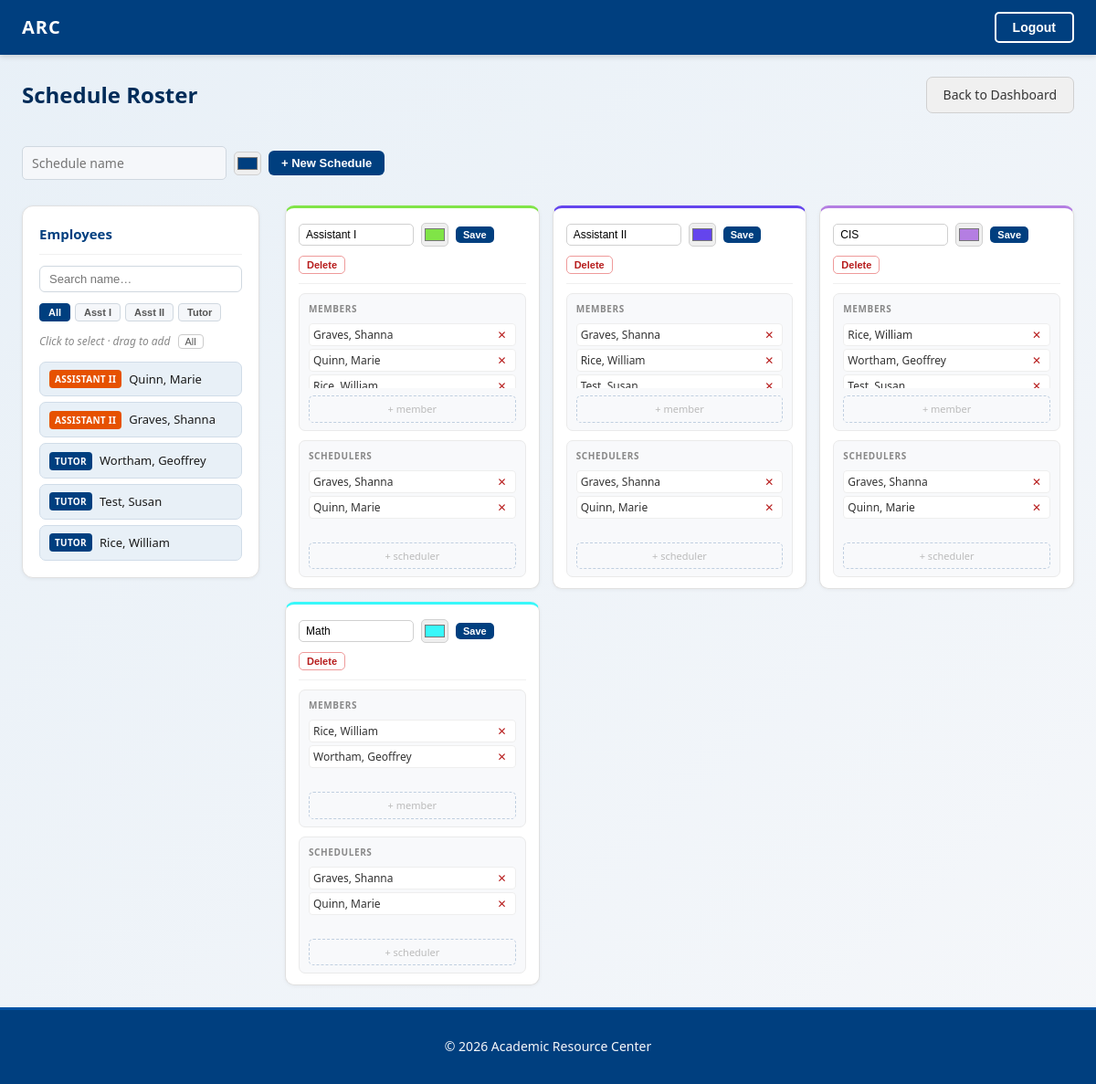
The app's page /roster/ (signed in), older data.
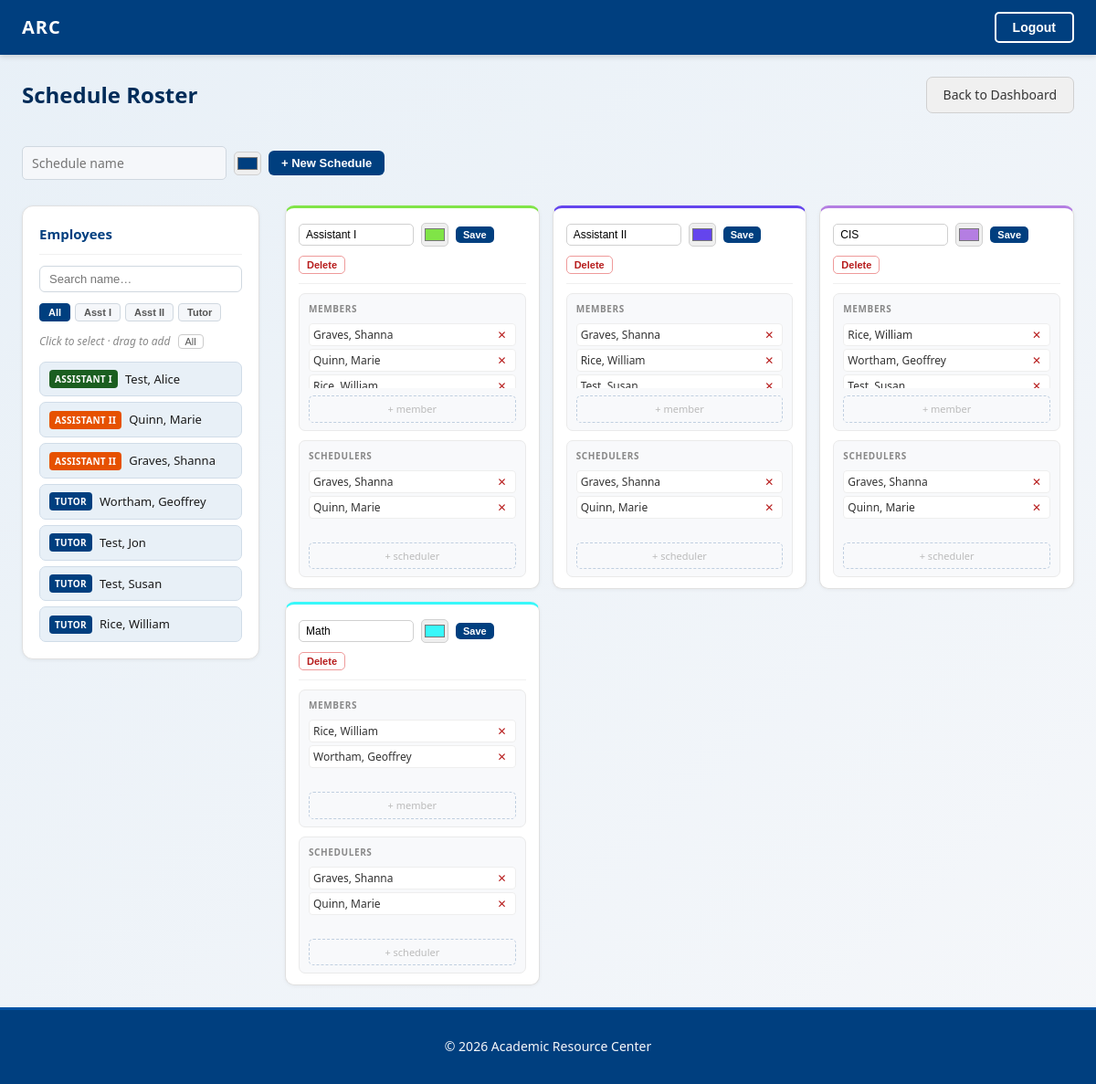
The same page, newer data.
### account/models.py (models this page shows, shortened)
class Employee(AbstractUser):
    class Role(models.TextChoices):
        ASSISTANT_I = 'ASSISTANT_I', 'Assistant I'
        ASSISTANT_II = 'ASSISTANT_II', 'Assistant II'
        TUTOR = 'TUTOR', 'Tutor'
        LIBRARY = 'LIBRARY','Library Staff'
    birth_month = models.PositiveSmallIntegerField(
        null=True, blank=True,
        choices=[(m, calendar.month_name[m]) for m in range(1, 13)],
    )
    birth_day = models.PositiveSmallIntegerField(
        null=True, blank=True,
        validators=[MinValueValidator(1), MaxValueValidator(31)],
    )
    part_time = models.BooleanField(default=True)
    role = models.CharField(
        max_length=20,
        choices=Role.choices,
        default=Role.TUTOR,
    )
    is_admin = models.BooleanField(default=False)
    desired_weekly_hours = models.FloatField(
        null=True, blank=True, validators=[MinValueValidator(0)]
    )
    wants_lunch_break = models.BooleanField(default=False)
    availability_override_until = models.DateField(null=True, blank=True)

### scheduling/models.py (models this page shows, shortened)
class Schedule(models.Model):
    name = models.CharField(max_length=100, unique=True)
    color = models.CharField(max_length=7, default='#003F7F')
    schedulers = models.ManyToManyField(
        settings.AUTH_USER_MODEL,
        blank=True,
        related_name='scheduler_of'
    )
    members = models.ManyToManyField(
        settings.AUTH_USER_MODEL,
        blank=True,
        related_name='member_of'
    )

### account/views.py (the view, shortened to what this page needs)
# urls.py: path('roster/', views.roster, name='roster'),
@login_required
@user_passes_test(_admin_check)
def roster(request):
    from scheduling.models import Schedule
    from scheduling.forms import ScheduleForm
    schedules = Schedule.objects.prefetch_related('members', 'schedulers').order_by('name')
    all_employees = list(
        Employee.objects.filter(is_active=True).annotate(
            role_order=Case(
                When(role='ASSISTANT_I', then=Value(0)),
                When(role='ASSISTANT_II', then=Value(1)),
                When(role='TUTOR', then=Value(2)),
                default=Value(3),
                output_field=IntegerField(),
            )
        ).order_by('role_order', 'first_name')
    )
    return render(request, 'account/roster.html', {
        'schedules': schedules,
        'all_employees': all_employees,
        'schedule_form': ScheduleForm(),
    })

### scheduling/forms.py
class ScheduleForm(forms.ModelForm):
    class Meta:
        model = Schedule
        fields = ['name', 'color']
        widgets = {
            'name': forms.TextInput(attrs={'class': 'form-control', 'placeholder': 'Schedule name'}),
            'color': forms.TextInput(attrs={'type': 'color', 'class': 'roster-color-input'}),
        }

### account/templates/account/roster.html (shortened to what the changed rows need)
{% extends "dashboard/base.html" %}
{% block content %}
<div class="roster-container">
  <div class="roster-page-header">
    <h1>Schedule Roster</h1>
  </div>
  <div class="roster-layout">
    <div class="roster-emp-panel">
      <h2 class="roster-panel-title">Employees</h2>
      <div class="roster-emp-list">
        {% for emp in all_employees %}
        <div class="roster-emp-card"
             draggable="true"
             data-emp-pk="{{ emp.pk }}"
             data-emp-name="{{ emp.last_name }}, {{ emp.first_name }}"
             data-role="{{ emp.role|lower }}">
          <span class="roster-emp-role role-{{ emp.role|lower }}">{{ emp.get_role_display }}</span>
          {{ emp.last_name }}, {{ emp.first_name }}
        </div>
        {% empty %}
        <p class="roster-empty">No active employees.</p>
        {% endfor %}
      </div>
    </div>
    <div class="roster-schedules-panel">
      {% for schedule in schedules %}
      <section class="roster-section" style="border-top: 3px solid {{ schedule.color }};">
        <div class="roster-section-header">
          <form method="post" class="roster-add-form">
            <input type="text" name="name" value="{{ schedule.name }}" class="roster-rename-input">
            <input type="color" name="color" value="{{ schedule.color }}" class="roster-color-input">
            <button type="submit" class="btn btn-add btn-xs">Save</button>
          </form>
          <form method="post" class="inline-form"
                onsubmit="return confirm('Delete {{ schedule.name }}?\n\nThis will permanently delete the schedule AND all shift entries assigned to it.\n\nThis cannot be undone.');">
            <button type="submit" class="btn btn-deactivate btn-xs">Delete</button>
          </form>
        </div>
        <div class="roster-zone">
          <h3 class="roster-zone-title">Members</h3>
          <ul class="roster-member-list"
              id="members-{{ schedule.pk }}"
              data-schedule-pk="{{ schedule.pk }}"
              data-action="add_member"
              data-remove-action="remove_member">
            {% for emp in schedule.members.all %}
            <li class="roster-member-item" data-emp-pk="{{ emp.pk }}">
              <span>{{ emp.last_name }}, {{ emp.first_name }}</span>
              <form method="post" class="inline-form">
                <button type="submit" class="btn-icon btn-icon-remove" title="Remove">&#10005;</button>
              </form>
            </li>
            {% empty %}
            <li class="roster-empty-drop">Drop employees here</li>
            {% endfor %}
          </ul>
          <div class="roster-zone-footer">
            <div class="drop-zone"
                 data-schedule-pk="{{ schedule.pk }}"
                 data-action="add_member"
                 data-list-id="members-{{ schedule.pk }}">+ member</div>
          </div>
        </div>
        <div class="roster-zone">
          <h3 class="roster-zone-title">Schedulers</h3>
          <ul class="roster-member-list"
              id="schedulers-{{ schedule.pk }}"
              data-schedule-pk="{{ schedule.pk }}"
              data-action="add_scheduler"
              data-remove-action="remove_scheduler">
            {% for emp in schedule.schedulers.all %}
            <li class="roster-member-item" data-emp-pk="{{ emp.pk }}">
              <span>{{ emp.last_name }}, {{ emp.first_name }}</span>
              <form method="post" class="inline-form">
                <button type="submit" class="btn-icon btn-icon-remove" title="Remove">&#10005;</button>
              </form>
            </li>
            {% empty %}
            <li class="roster-empty-drop">Drop employees here</li>
            {% endfor %}
          </ul>
          <div class="roster-zone-footer">
            <div class="drop-zone"
                 data-schedule-pk="{{ schedule.pk }}"
                 data-action="add_scheduler"
                 data-list-id="schedulers-{{ schedule.pk }}">+ scheduler</div>
          </div>
        </div>
      </section>
      {% empty %}
      <p class="roster-empty">No schedules yet. Create one above.</p>
      {% endfor %}
    </div>
  </div>
</div>
{% endblock %}

Row changes from the older to the newer data that the page shows:
added Employee: role "ASSISTANT I", last_name "Test", first_name "Alice", shown under "Employees"
added Employee: role "TUTOR", last_name "Test", first_name "Jon", shown under "Employees"
